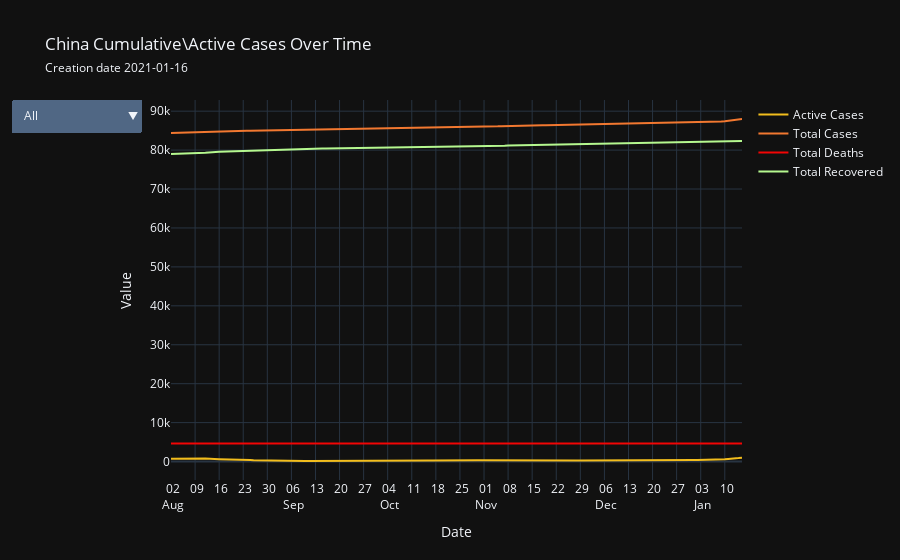

The notebook cell this image was saved under:
### Markdown cell above
### Part Two - Data Visualization
#### Cumulative data

### Code cell
country.linear_plot(['TotalCases', 'TotalDeaths','TotalRecovered','ActiveCases'],save = True)

### Figure 1 — Plotly figure (JSON) as saved in the notebook; plotly's stock layout.template omitted (floating-point values rounded to 4 significant figures; data arrays with more than 128 entries replaced by an {"elided": "..."} marker saying what was removed)
{"data": [{"line": {"color": "#F2BD1D"}, "name": "Active Cases", "type": "scatter", "x": {"elided": "151 str values"}, "y": {"elided": "151 int values"}}, {"line": {"color": "#F27830"}, "name": "Total Cases", "type": "scatter", "x": {"elided": "151 str values"}, "y": {"elided": "151 int values"}}, {"line": {"color": "#F20505"}, "name": "Total Deaths", "type": "scatter", "x": {"elided": "151 str values"}, "y": {"elided": "151 int values"}}, {"line": {"color": "#B5F88F"}, "name": "Total Recovered", "type": "scatter", "x": {"elided": "151 str values"}, "y": {"elided": "151 int values"}}], "layout": {"autosize": false, "hovermode": "x unified", "title": {"text": "China Cumulative\\Active Cases Over Time<br><span style='font-size:12px;'>Creation date 2021-01-16</span>"}, "updatemenus": [{"active": 0, "buttons": [{"args": [{"visible": [true, true, true, true]}, {"title": "China Cumulative\\Active Cases Over Time<br><span style='font-size:12px;'>Creation date 2021-01-16</span>"}], "label": "All", "method": "update"}, {"args": [{"visible": [true, false, false, false]}, {"title": "China Active Cases Over Time<br><span style='font-size:12px;'>Creation date 2021-01-16</span>"}], "label": "Active Cases", "method": "update"}, {"args": [{"visible": [false, true, false, false]}, {"title": "China Total Cases Over Time<br><span style='font-size:12px;'>Creation date 2021-01-16</span>"}], "label": "Total Cases", "method": "update"}, {"args": [{"visible": [false, false, true, false]}, {"title": "China Total Deaths Over Time<br><span style='font-size:12px;'>Creation date 2021-01-16</span>"}], "label": "Total Deaths", "method": "update"}, {"args": [{"visible": [false, false, false, true]}, {"title": "China Total Recovered Over Time<br><span style='font-size:12px;'>Creation date 2021-01-16</span>"}], "label": "Total Recovered", "method": "update"}]}], "width": 900, "xaxis": {"dtick": 604800000.0, "tick0": "2020-08-02T00:00:00", "tickformat": "%d\n%b", "ticklabelmode": "period", "title": {"text": "Date"}, "type": "date"}, "yaxis": {"title": {"text": "Value"}}}}
